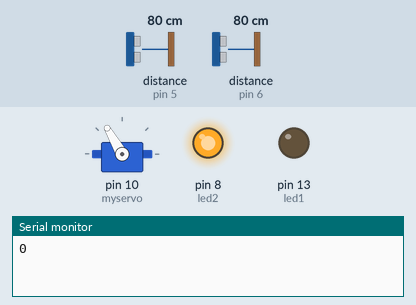
Recording of a sketch running on a simulated Arduino Uno, built with avr-gcc and run on an emulated ATmega328P. Shown: servo, output pins drawn as LEDs (lit = HIGH), the last lines printed to the serial monitor. Wiring (inferred from the names in the program): 2 × ultrasonic range finder: trigger pin 4, echo pin 5 / trigger pin 7, echo pin 6. Inputs (shaded band) come from the test bench; at power-on: distance to the obstacle (sensors on pin 5, pin 6) 80 cm. The echo pulse lasts 58.3 µs per cm; pins used as bus, display or sensor lines are not drawn.

Above: at 1.2 s.
1.3 s: distance to the obstacle (sensor on pin 5) set to 8 cm
2.8 s: distance to the obstacle (sensor on pin 5) set to 5 cm
At 2.9 s:
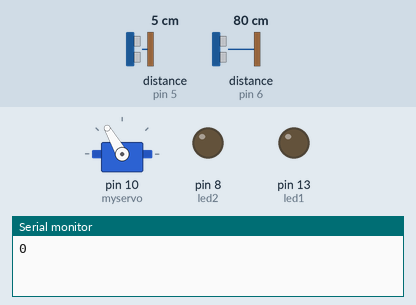
At 4.2 s:
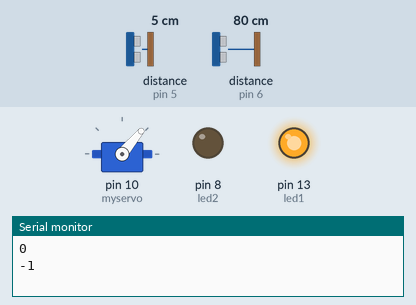
4.5 s: distance to the obstacle (sensor on pin 6) set to 9 cm
7.5 s: distance to the obstacle (sensor on pin 6) set to 6 cm
At 9.3 s:
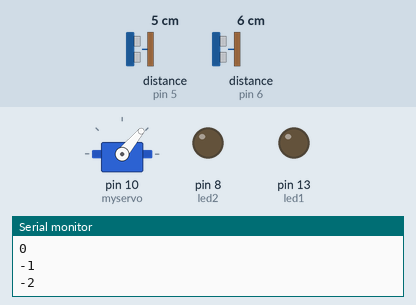
Timing chart, 0 to 10.9 s (numbered marks = the images above; inputs shaded):
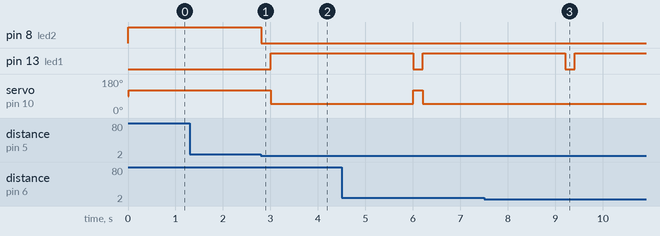

The sketch:

sketch_may03a.ino
```cpp
#include <Servo.h>

Servo myservo;

int pos=120;

#define trigPin 7 //trigger1
#define echoPin 6 //echo 1
#define trigPin1 4 //trigger2
#define echoPin1 5 //echo2

int led1=13; //led verde
int led2=8; //led rosu
int duration, duration1, distance, distance1,count = 0,locuriLibere = 0;

void setup(){
  pinMode(led1,OUTPUT);
  pinMode(led2,OUTPUT);
   digitalWrite(led2,HIGH);
  Serial.begin(9600);
  myservo.attach(10);
  pinMode(trigPin,OUTPUT);
  pinMode(echoPin,INPUT);

  pinMode(trigPin1,OUTPUT);
  pinMode(echoPin1,INPUT);
  Serial.println(0);

  //Serial.println("Bine ati venit la PARCARE");
}

long toCentimeters(long microseconds){
  return microseconds / 29 / 2;
}


void loop(){


  digitalWrite(trigPin,LOW);
  delayMicroseconds(5);
  digitalWrite(trigPin,HIGH);
  delayMicroseconds(10);
  digitalWrite(trigPin,LOW);
  duration = pulseIn(echoPin,HIGH); // durara ->input de la echo
  distance = toCentimeters(duration);

  digitalWrite(trigPin1,LOW);
  delayMicroseconds(5);
  digitalWrite(trigPin1,HIGH);
  delayMicroseconds(10);
  digitalWrite(trigPin1,LOW);
  duration1 = pulseIn(echoPin1,HIGH); // durara ->input de la echo
  distance1 = toCentimeters(duration1);
  //Serial.println(distance1);

  if(distance != 0 && distance < 7 && count < 6){
    digitalWrite(led2,LOW);//stingem ledu rosu
    delay(200);
    count+=1;
    Serial.println(count);
    //Serial.println(" / 6");
   // Serial.println("S-a ridicat bariera");
    locuriLibere = 6 - count;
    //Serial.print("Mai sunt");
    //Serial.print(locuriLibere);
    //Serial.println(" locuri libere in parcare");
    pos = 50;
    myservo.write(pos);
    digitalWrite(led1,HIGH);//aprindem ledu verde
    delay(3000);
    digitalWrite(led1,LOW);
    digitalWrite(led2,HIGH);

  }
  pos = 120;
  myservo.write(pos);
  if(count == 6)
  {
   // Serial.println("nu mai sunt locuri in parcare");
  }
 // digitalWrite(led1,LOW);
  //digitalWrite(led2,HIGH);

if(distance1 != 0 && distance1 < 7){
    digitalWrite(led2,LOW);//stingem ledu rosu
    delay(200);
    count-=1;
    //Serial.println(distance1);
    Serial.println(count);
    //Serial.println(" / 6");
    //Serial.println("S-a ridicat bariera");
    locuriLibere = 6 - count;
   // Serial.print("Mai sunt");
    //Serial.print(locuriLibere);
   // Serial.println(" locuri libere in parcare");
    pos = 50;
    myservo.write(pos);
    digitalWrite(led1,HIGH);//aprindem ledu verde
    delay(3000);
    digitalWrite(led1,LOW);
    digitalWrite(led2,HIGH);
  }


}
```

Measured:
- the behaviour switches between 7 and 6 cm on distance to the obstacle (sensor on pin 5) (found by bisection; images 0 and 1)
- the behaviour switches between 8 and 7 cm on distance to the obstacle (sensor on pin 6) (found by bisection; images 2 and 3)
- after the input at 1.3 s, every drawn part: stays the same
- after the input at 2.8 s, pin 8 (led2): HIGH → LOW at once; pin 13 (led1): LOW → HIGH after 0.21 s; servo on pin 10 (myservo): 120° → 50° after 0.21 s
- after the input at 7.5 s, servo on pin 10 (myservo): stays 50° (without the input it goes to 120° after 1.7 s)
